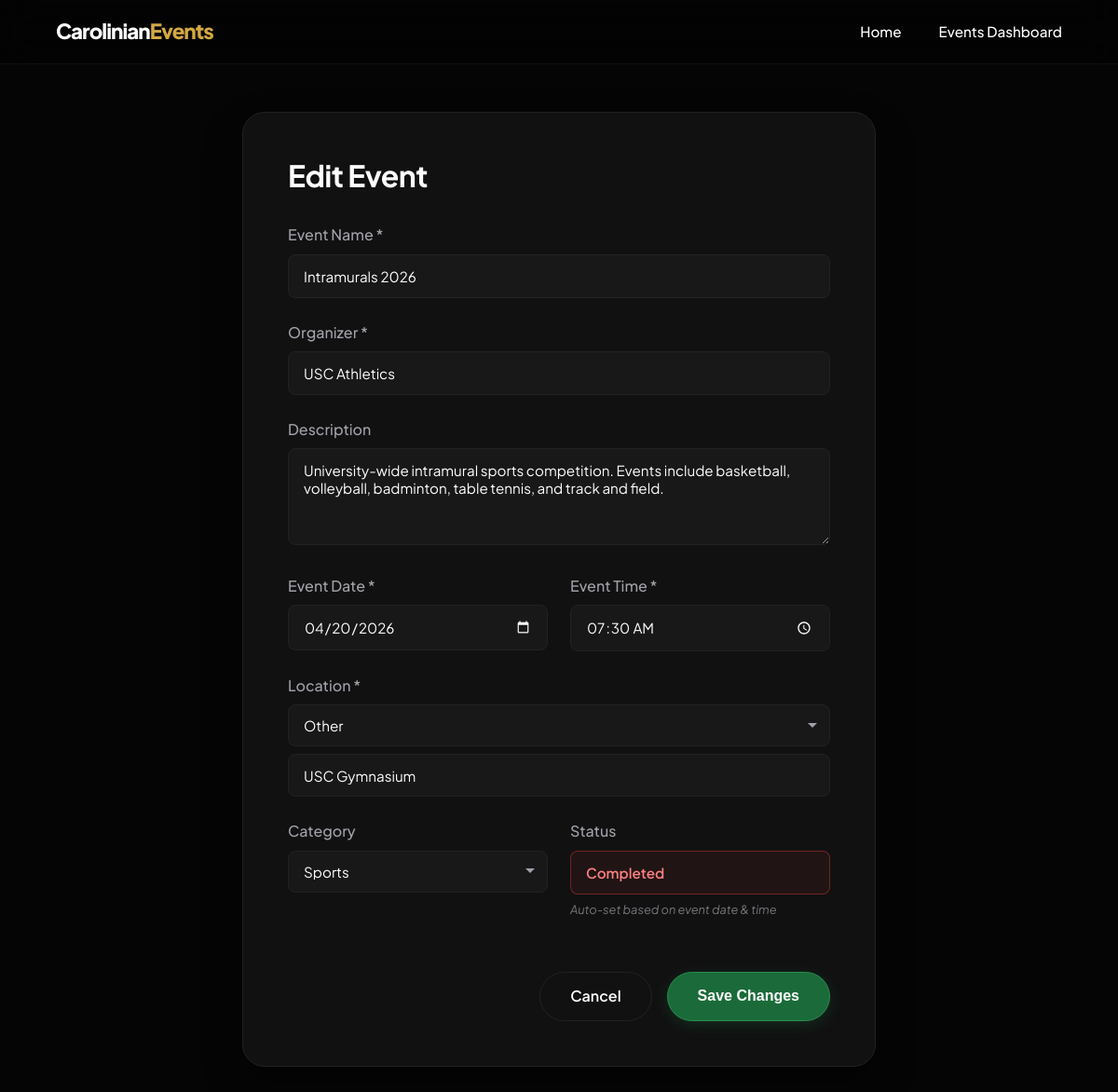
Page /update.php?id=4 on the committed database.
### tables this page shows
CREATE TABLE IF NOT EXISTS events (
    id          INT(11)         NOT NULL AUTO_INCREMENT,
    event_name  VARCHAR(255)    NOT NULL,
    organizer   VARCHAR(255)    NOT NULL,
    description TEXT            NOT NULL,
    event_date  DATE            NOT NULL,
    event_time  TIME            NOT NULL,
    location    VARCHAR(255)    NOT NULL,
    category    VARCHAR(255)    NOT NULL DEFAULT 'Academic',
    status      ENUM('Upcoming', 'Ongoing', 'Completed')
                                NOT NULL DEFAULT 'Upcoming',
    created_at  TIMESTAMP       DEFAULT CURRENT_TIMESTAMP,

    PRIMARY KEY (id)
);

### update.php (the view, shortened to what this page needs)
<?php
$id = intval($_GET['id']);
$result = $conn->query("SELECT * FROM events WHERE id=$id");
if ($result && $result->num_rows > 0) {
    $event = $result->fetch_assoc();
} else {
    header("Location: view.php");
    exit;
}
?>
<!DOCTYPE html>
<html lang="en">
<head>
    <link rel="stylesheet" href="style.css">
</head>
<body>
    <nav class="navbar scrolled" id="navbar">
        <div class="nav-container">
            <a href="index.php" class="brand">Carolinian<span>Events</span></a>
            <div class="nav-links">
                <a href="index.php">Home</a>
                <a href="view.php">Events Dashboard</a>
            </div>
        </div>
    </nav>
    <div class="form-container">
        <div class="form-card reveal active">
            <h1>Edit Event</h1>
            <form action="update.php?id=<?= $id ?>" method="POST">
                <div class="form-group">
                    <label for="event_name">Event Name *</label>
                    <input type="text" id="event_name" name="event_name" class="form-control" value="<?= htmlspecialchars($event['event_name']) ?>" required>
                </div>
                <div class="form-group">
                    <label for="organizer">Organizer *</label>
                    <input type="text" id="organizer" name="organizer" class="form-control" value="<?= htmlspecialchars($event['organizer']) ?>" required>
                </div>
                <div class="form-group">
                    <label for="description">Description</label>
                    <textarea id="description" name="description" class="form-control" rows="4"><?= htmlspecialchars($event['description']) ?></textarea>
                </div>
                <div class="form-row">
                    <div class="form-group">
                        <label for="event_date">Event Date *</label>
                        <input type="date" id="event_date" name="event_date" class="form-control" value="<?= $event['event_date'] ?>" required>
                    </div>
                    <div class="form-group">
                        <label for="event_time">Event Time *</label>
                        <input type="time" id="event_time" name="event_time" class="form-control" value="<?= $event['event_time'] ?>" required>
                    </div>
                </div>
                <div class="form-group">
                    <label for="location_select">Location *</label>
                    <?php
                    $presetLocations = ['Bunzel Building', 'Rigney Hall', 'LRC Building', 'SMED Building', 'PE Building', 'SAFAD Theatre', 'MR Hall', 'Basketball Court', 'Soccer Field'];
                    $currentLocation = $event['location'];
                    $isCustomLocation = !in_array($currentLocation, $presetLocations);
                    ?>
                    <select id="location_select" name="location_select" class="form-control" required>
                        <option value="Other" <?= $isCustomLocation ? 'selected' : '' ?>>Other</option>
                    </select>
                    <input type="text" id="location_other" name="location_other" class="form-control other-input" placeholder="Enter custom location" style="display:<?= $isCustomLocation ? 'block' : 'none' ?>; margin-top:0.5rem;" value="<?= $isCustomLocation ? htmlspecialchars($currentLocation) : '' ?>">
                </div>
                <div class="form-row">
                    <div class="form-group">
                        <label for="category_select">Category</label>
                        <?php
                        $presetCategories = ['Academic', 'Cultural', 'Sports', 'Social'];
                        $currentCategory = $event['category'];
                        ?>
                        <select id="category_select" name="category_select" class="form-control">
                            <?php foreach ($presetCategories as $cat): ?>
                                <option value="<?= $cat ?>" <?= ($currentCategory === $cat) ? 'selected' : '' ?>><?= $cat ?></option>
                            <?php endforeach; ?>
                        </select>
                    </div>
                    <div class="form-group">
                        <label for="status_display">Status</label>
                        <input type="text" id="status_display" class="form-control" value="<?= htmlspecialchars($event['status']) ?>" readonly>
                        <small class="status-hint">Auto-set based on event date & time</small>
                    </div>
                </div>
                <div class="form-actions">
                    <a href="view.php" class="btn btn-secondary">Cancel</a>
                    <button type="submit" class="btn btn-primary">Save Changes</button>
                </div>
            </form>
        </div>
    </div>
</body>
</html>

### style.css (style rules this page uses)
:root { --primary: #1B6B3A; --primary-light: #2A8C4F; --accent: #D4A843; --accent-hover: #E6BB55; --bg-dark: #050505; --bg-surface: #0a0a0a; --bg-card: #111111; --border: #222222; --text-main: #FFFFFF; --text-muted: #A1A1AA; }
* { margin: 0; padding: 0; box-sizing: border-box; }
html { scroll-behavior: smooth; }
body { font-family: 'Plus Jakarta Sans', sans-serif; background-color: var(--bg-dark); color: var(--text-main); line-height: 1.6; overflow-x: hidden; }
h1, h2, h3 { line-height: 1.2; font-weight: 700; letter-spacing: -0.02em; }
a { text-decoration: none; color: inherit; }
.btn { display: inline-flex; align-items: center; justify-content: center; padding: 0.8rem 2rem; border-radius: 50px; font-weight: 600; transition: all 0.3s cubic-bezier(0.16, 1, 0.3, 1); cursor: pointer; font-size: 1rem; }
.btn-primary { background: var(--primary); color: white; border: 1px solid var(--primary-light); box-shadow: 0 4px 15px rgba(27, 107, 58, 0.3); }
.btn-secondary { background: transparent; color: white; border: 1px solid var(--border); }
.navbar { position: fixed; top: 0; width: 100%; padding: 1.5rem 5%; display: flex; justify-content: center; z-index: 1000; transition: all 0.4s ease; }
.navbar.scrolled { padding: 1rem 5%; background: rgba(0, 0, 0, 0.4); backdrop-filter: blur(20px); -webkit-backdrop-filter: blur(20px); border-bottom: 1px solid rgba(255, 255, 255, 0.05); }
.nav-container { width: 100%; max-width: 1200px; display: flex; justify-content: space-between; align-items: center; }
.brand { font-size: 1.4rem; font-weight: 800; letter-spacing: -1px; }
.brand span { color: var(--accent); }
.nav-links { display: none; }
.sort-select, select.form-control { appearance: none; -webkit-appearance: none; -moz-appearance: none; background-repeat: no-repeat; background-position: right 0.75rem center; padding-right: 2.5rem; cursor: pointer; }
.sort-select option, .form-control option { background: #1a1a1a; color: white; padding: 0.5rem; }
.form-container { padding: 120px 5% 5rem; max-width: 800px; margin: 0 auto; }
.form-card { background: var(--bg-card); padding: 3rem; border-radius: 24px; border: 1px solid var(--border); box-shadow: 0 20px 40px rgba(0,0,0,0.4); }
.form-card h1 { margin-bottom: 2rem; font-size: 2rem; }
.form-group { margin-bottom: 1.5rem; }
.form-group label { display: block; margin-bottom: 0.5rem; color: var(--text-muted); font-weight: 500; }
.form-control { width: 100%; padding: 0.8rem 1rem; background: rgba(255, 255, 255, 0.03); border: 1px solid var(--border); border-radius: 8px; color: white; font-family: inherit; font-size: 0.95rem; transition: border-color 0.3s, background 0.3s; }
input[type="date"].form-control, input[type="time"].form-control { color-scheme: dark; }
.form-row { display: grid; grid-template-columns: 1fr 1fr; gap: 1.5rem; }
.form-actions { display: flex; justify-content: flex-end; gap: 1rem; margin-top: 2rem; }
.status-hint { display: block; margin-top: 0.4rem; color: var(--text-muted); font-size: 0.8rem; font-style: italic; opacity: 0.7; }
.status-auto { font-weight: 600; cursor: default; }
.status-auto-completed { color: #FC8181 !important; border-color: rgba(229, 62, 62, 0.4) !important; background: rgba(229, 62, 62, 0.08) !important; }
.other-input { animation: slideDown 0.25s ease-out; }
.reveal { opacity: 0; transform: translateY(40px); transition: opacity 0.8s cubic-bezier(0.16, 1, 0.3, 1), transform 0.8s cubic-bezier(0.16, 1, 0.3, 1); }
.reveal.active { opacity: 1; transform: translateY(0); }
@media (min-width: 768px) { .nav-links { display: flex; gap: 2.5rem; } }
@media (min-width: 768px) { .nav-links a { font-weight: 500; font-size: 0.95rem; transition: color 0.3s; } }

### rows in the picture
events: event_name "Intramurals 2026", organizer "USC Athletics", description "University-wide intramural sports competition. Events include basketball, volleyball, badminton, table tennis, and track and field.", event_date "04/20/2026", event_time "07:30:00", location_select "Other", location_other "USC Gymnasium", category_select "Sports", status "Completed"
